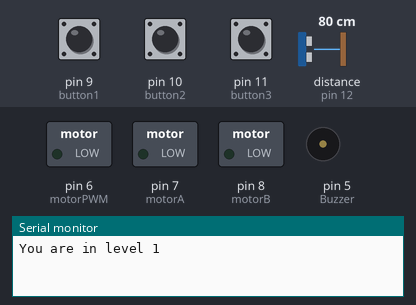
The sketch below on a simulated Arduino Uno, built with avr-gcc and run on an emulated ATmega328P. Shown: switched loads named in the sketch (green lamp = pin HIGH), buzzer (waves = sounding, pin HIGH), the last lines printed to the serial monitor. Inputs (shaded band) come from the test bench; at power-on: pin 10 (button2) LOW, distance to the obstacle (sensor on pin 12) 80 cm, pin 9 (button1) LOW, pin 11 (button3) LOW. The echo pulse lasts 58.3 µs per cm; pins used as bus, display or sensor lines are not drawn.

Above: at 1.2 s.
1.3 s: pin 10 (button2) pulled HIGH for 0.15 s
At 2.5 s:
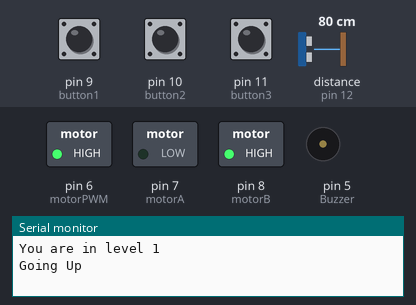
2.9 s: distance to the obstacle (sensor on pin 12) set to 15 cm
5.1 s: distance to the obstacle (sensor on pin 12) set to 11 cm
At 7.2 s:
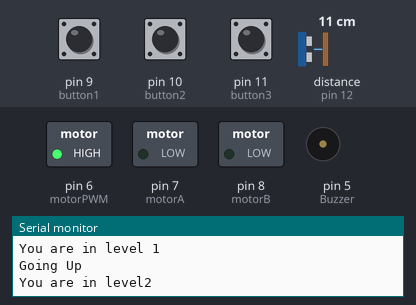
Timing chart, 0 to 8.7 s (numbered marks = the images above; inputs shaded):
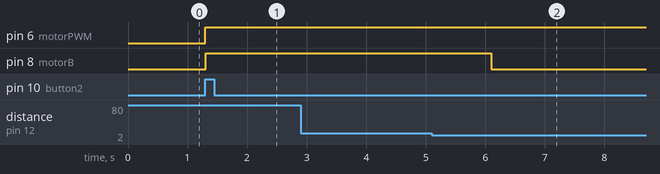

Measured:
- the behaviour switches between 14 and 13 cm on distance to the obstacle (sensor on pin 12) (found by bisection; images 1 and 2)
- after the input at 1.3 s, pin 6 (motorPWM), pin 8 (motorB): LOW → HIGH at once
- after the input at 2.9 s, every drawn part: stays the same
- after the input at 5.1 s, pin 8 (motorB): HIGH → LOW after 1.0 s

The sketch:

New_Program.ino
```cpp
#define Buzzer 5
#define motorPWM 6
#define motorA 7
#define motorB 8

#define button1 9
#define button2 10
#define button3 11

#define echo 12
#define trig 13

int button1Press = 0;
int button2Press = 0;
int button3Press = 0;

int currentLevel = 1;
int desiredLevel = -1;

void setup() {
  Serial.begin(9600);

  pinMode(Buzzer, OUTPUT);

  pinMode(button1, INPUT);
  pinMode(button2, INPUT);
  pinMode(button3, INPUT);

  pinMode(trig, OUTPUT);
  pinMode(echo, INPUT);

  pinMode(motorPWM, OUTPUT);
  pinMode(motorA, OUTPUT);
  pinMode(motorB, OUTPUT);
  digitalWrite(motorA, LOW);
  digitalWrite(motorB, LOW);
  Serial.println("You are in level 1");

}

int sensor() {
  unsigned long duration;
  int distance;
  digitalWrite(trig, LOW);
  delayMicroseconds(2);
  digitalWrite(trig, HIGH);
  delayMicroseconds(5);
  digitalWrite(trig, LOW);
  duration = pulseIn(echo, HIGH);
  distance = int(duration/2/29.412);
  return distance;
}

int going_up() {
  analogWrite(motorPWM, 255);

  while(sensor() > 12) {
    digitalWrite(motorA, LOW);
    digitalWrite(motorB, HIGH);
  }
  return 1;
}

int going_down() {
  analogWrite(motorPWM, 255);

  while(sensor() > 12) {
    digitalWrite(motorA, HIGH);
    digitalWrite(motorB, LOW);
  }
  return 1;
}


void loop() {
  button1Press = digitalRead(button1);
  button2Press = digitalRead(button2);
  button3Press = digitalRead(button3);

  desiredLevel = button1Press == HIGH ? 1 : button2Press == HIGH ? 2 : button3Press == HIGH ? 3 : -1;
  if(desiredLevel != -1 && desiredLevel != currentLevel) {
    while(currentLevel != desiredLevel) {
      if(currentLevel > desiredLevel) Serial.println("Going Down"), currentLevel -=going_down();
      else if(currentLevel < desiredLevel) Serial.println("Going Up"), currentLevel +=going_up();
      Serial.print("You are in level"); Serial.println(currentLevel);
      delay(1000);
    }
    digitalWrite(motorA, LOW);
    digitalWrite(motorB, LOW);
    desiredLevel = -1;
  }

}
```
